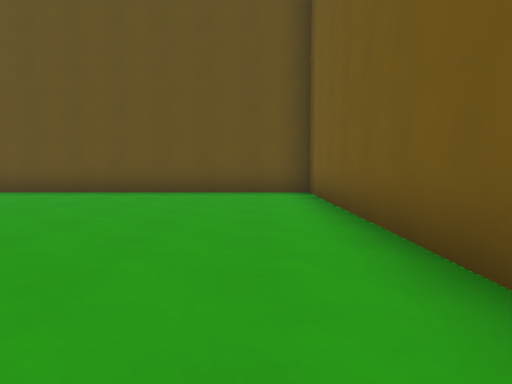
[1] (above)

24 first-person views from a walk through a 3-D level made in the Godot game engine. The camera is 1.2 m above the floor, tilts 4° down and sees 70° across. The floor is counted in squares, 2 m on a side. Each view is taken from the middle of a square. On the plan, view 1 faces up. The plan holds only what a view shows up to about 10 squares ahead; the rest is blank. The place goes on beyond the plan. Surface patterns are stand-ins for the level's own textures.

[2]
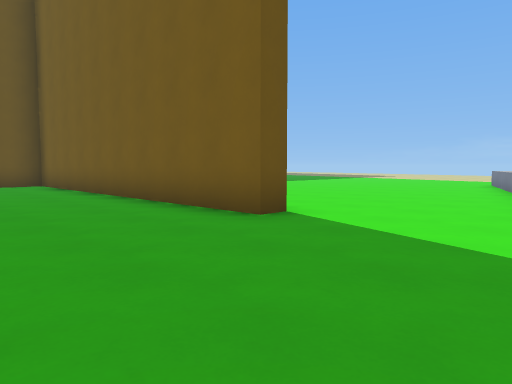

[3]
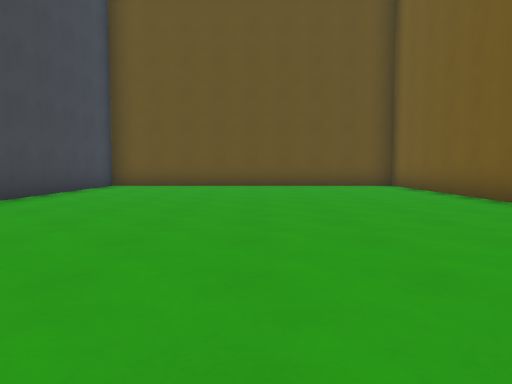

[4]
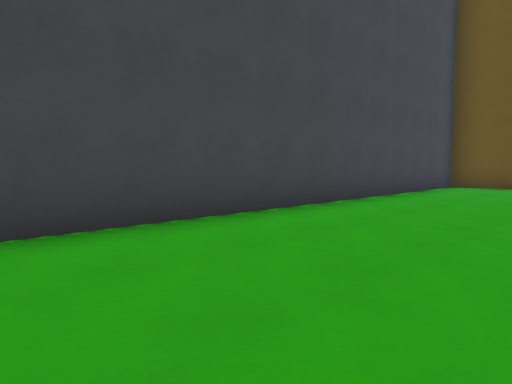

[5]
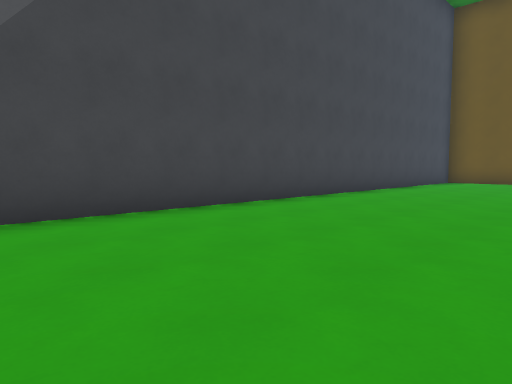

[6]
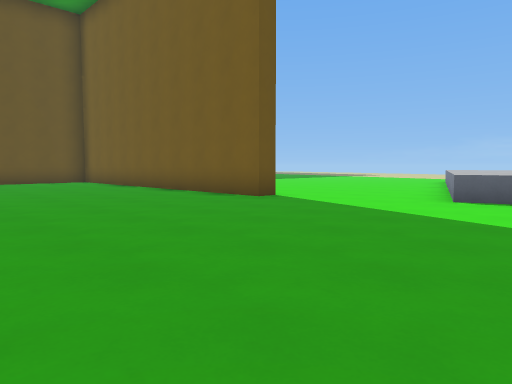

[7]
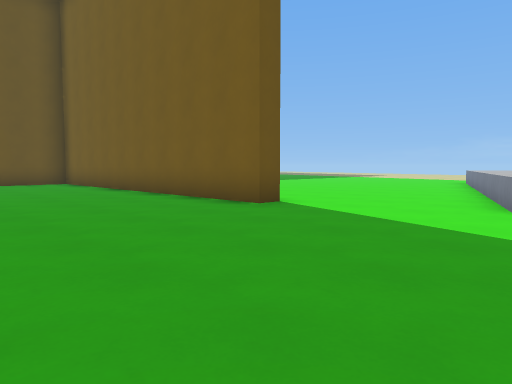

[8]
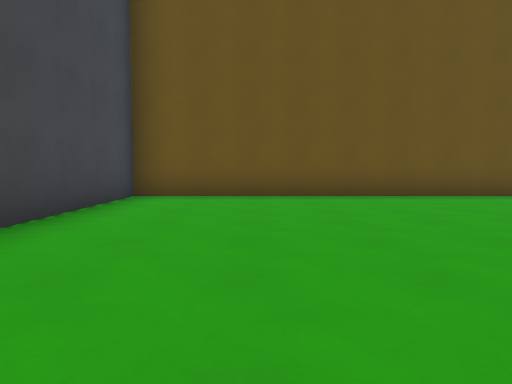

[9]
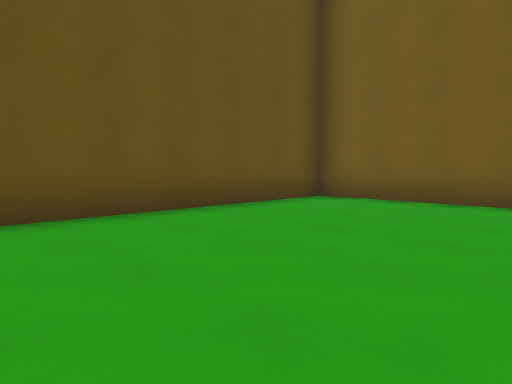

[10]
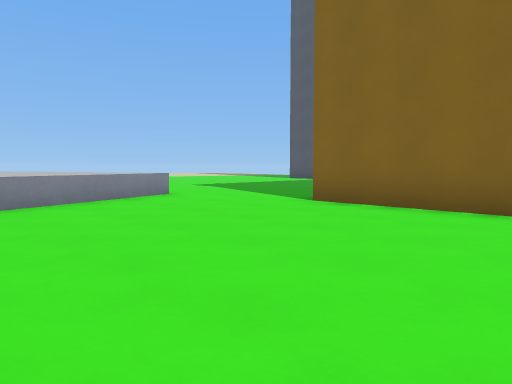

[11]
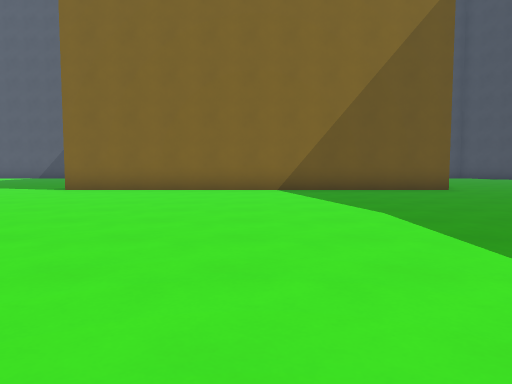

[12]
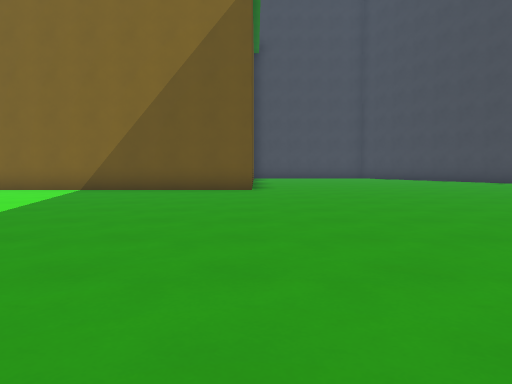

[13]
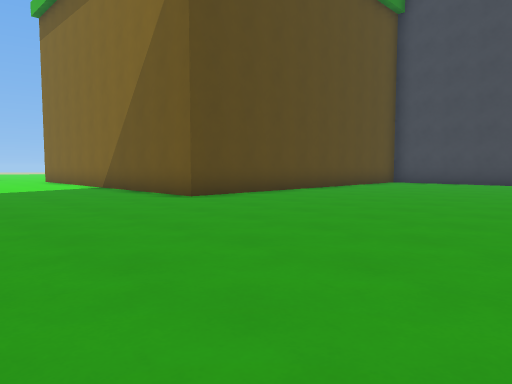

[14]
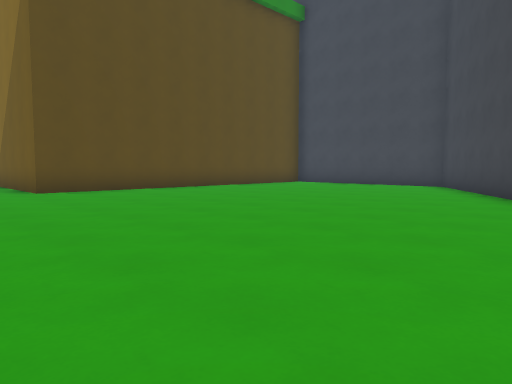

[15]
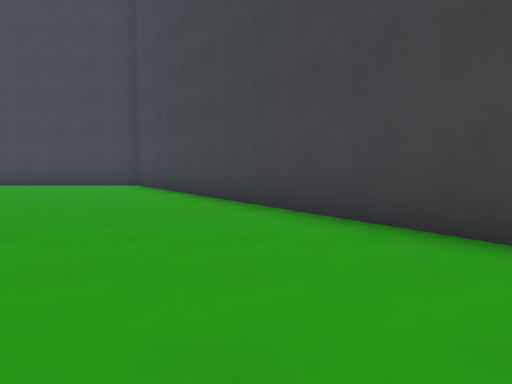

[16]
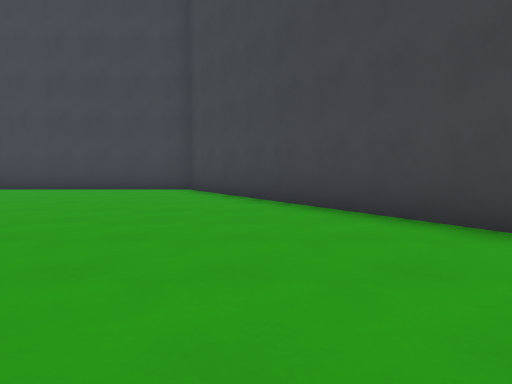

[17]
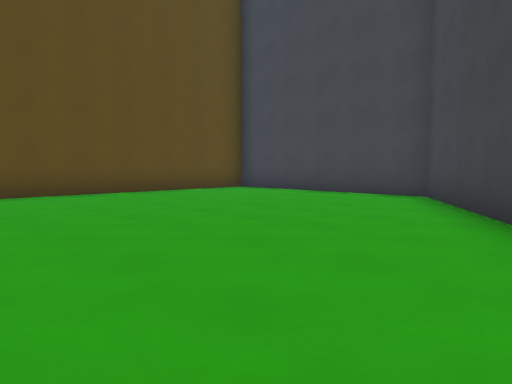

[18]
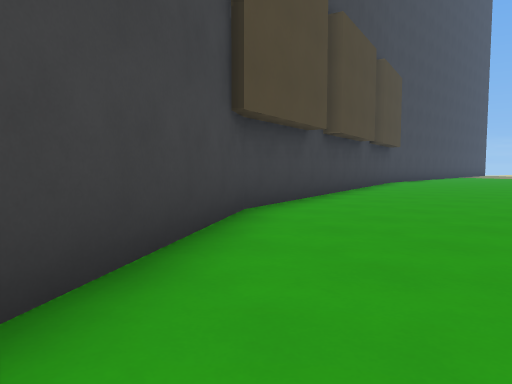

[19]
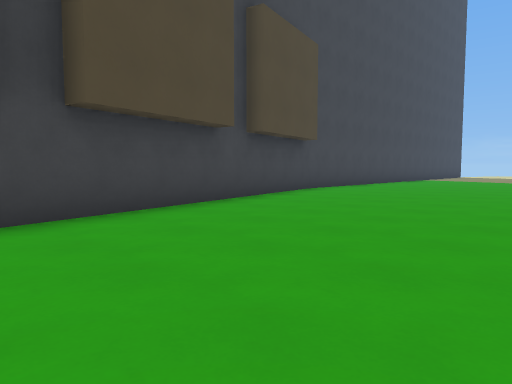

[20]
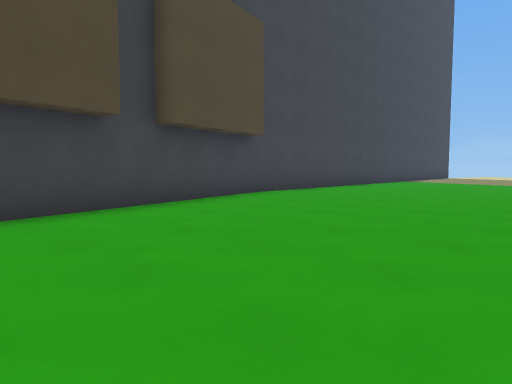

[21]
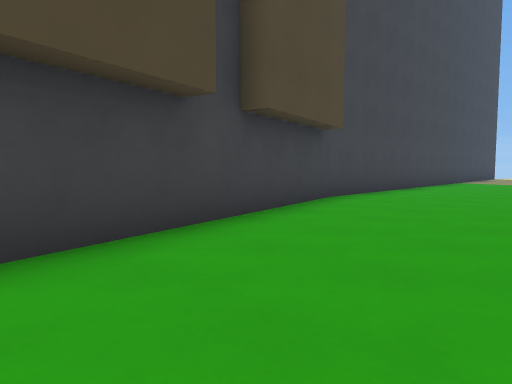

[22]
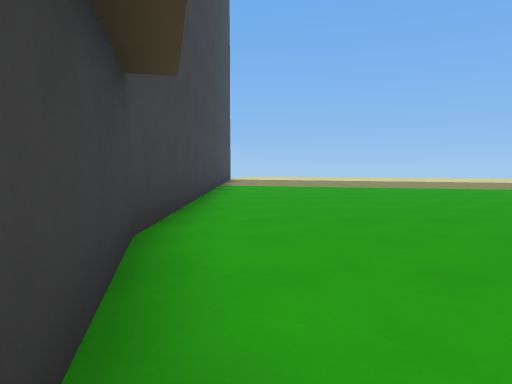

[23]
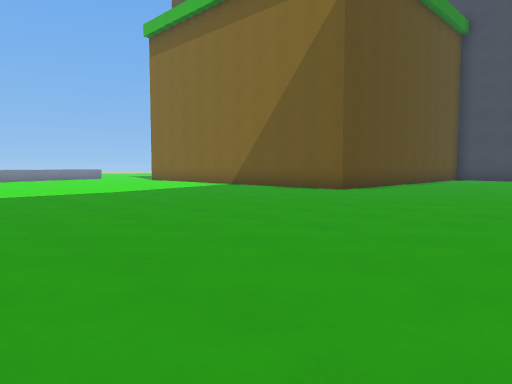

[24]
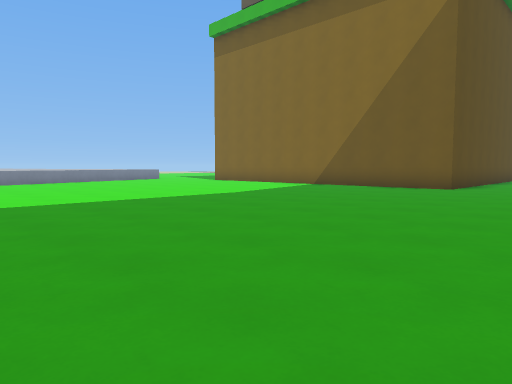

### Floor plan
Key: @ floor where view 1 was taken; # wall or solid block; . floor; ^ raised ledge.
Columns run from 8 left of view 1 to 15 right of it. Each row starts with its distance up from view 1.
 23                 ########
 22             #####.......
 21          ####...........
 20         ##..............
 19        ##...............
 18      ###................
 17     ##............
 16   ###........
 15  ##............
 14 ##.................
 13 #..................
 12 #....................
 11 #....................
 10 #....................
  9 ###########..........
  8 #.........#.........
  7 #.........#.........
  6 #.........#.........
  5 #.........#.........
  4 #.........#.........
  3 #.........#........
  2 #.........#........
  1 #.........#........
  0 #.......@.#......
 -1 #.................
 -2 #................^^
 -3 #.............^^^
 -4 #..........^^^^
 -5 #..........^^^
 -6   ......   .^^

Positions as (right, up) in squares from view 1, and headings:
1: (0, 0), facing up
2: (-2, -4), facing up-right
3: (-3, -3), facing up
4: (-4, -3), facing up-left
5: (-3, -6), facing up-left
6: (-4, -6), facing up-right
7: (-3, -5), facing up-right
8: (-5, 1), facing up
9: (-5, 4), facing up-right
10: (7, 3), facing down-left
11: (11, 4), facing left
12: (11, 9), facing left
13: (6, 15), facing down-left
14: (4, 18), facing down-left
15: (4, 18), facing left
16: (2, 16), facing left
17: (0, 17), facing down-left
18: (-1, 17), facing up-right
19: (4, 17), facing up-right
20: (6, 17), facing up-right
21: (6, 19), facing up-right
22: (9, 22), facing right
23: (10, 14), facing down-left
24: (12, 12), facing down-left
